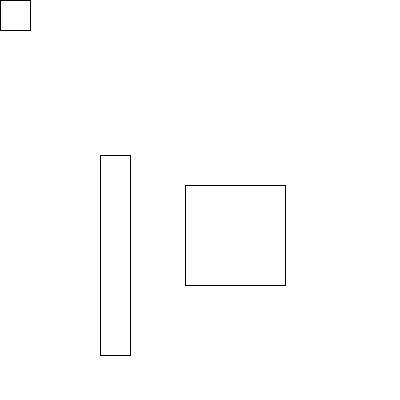
Frame 1 (no input)
Frame 60 (the mouse pressed at the canvas centre just before this capture): identical to frame 1, image omitted
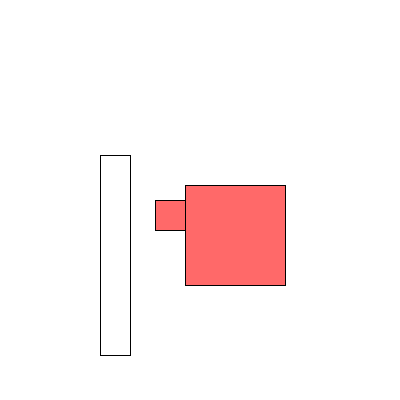
Frame 120 (the mouse held since frame 60 and released just before this capture)

The Processing sketch that drew these frames (run headless with seeded random() and noise(); from frame 60 on, the mouse is pressed at the canvas centre):

// Processing sketch: SimpleBoxCollision
// ── SimpleBoxCollision.pde
//Jonathan Seguin, 2014
BoxCollider b1;
BoxCollider b2;
BoxCollider b3;
BoxCollider[] boxes;

void setup() {
    size(400, 400);
    b1 = new BoxCollider(10, 10, 30, 30);
    b2 = new BoxCollider(width/2 - 15, height/2 - 15, 100, 100);
    b3 = new BoxCollider(width/4, height/2-45, 30, 200);
    boxes = new BoxCollider[] {b2, b3};
    noCursor();
}

void draw() {
    background(255);
    
    //BoxCollider b1 moves with mouse    
    b1.setPosition(mouseX, mouseY);
    
    for (BoxCollider box : boxes) {
        if (b1.handleCollision(box)) {
            fill(255, 0 , 0, 150);
        } else {
            fill(0, 0);
        }
        
        rect(box.x, box.y, box.w, box.h);
        rect(b1.x, b1.y, b1.w, b1.h);
    }
}

// ── BoxCollider.pde
//Jonathan Seguin, 2014
class BoxCollider {

    private float x, y, xRangeMin, xRangeMax, yRangeMin, yRangeMax;
    private int w, h;
    private boolean rightLock, leftLock, upLock, downLock;
    private PVector correctionVector, b1_CentrePoint, b2_CentrePoint, centrePointDifference;

    BoxCollider (int x, int y, int w, int h) {

        this.x = x;
        this.y = y;
        this.w = w;
        this.h = h;

        xRangeMin = 0; //Float.NEGATIVE_INFINITY;
        xRangeMax = width; //Float.POSITIVE_INFINITY;
        yRangeMax = height; //Float.POSITIVE_INFINITY;
        yRangeMin = 0; //Float.NEGATIVE_INFINITY;

        correctionVector = new PVector();
        b1_CentrePoint = new PVector();
        b2_CentrePoint = new PVector();
        centrePointDifference = new PVector();
    }


    void setRange(float xMin, float xMax, float yMin, float yMax) {
        xRangeMin = xMin;
        xRangeMax = xMax;
        yRangeMin = yMin;
        yRangeMax = yMax;
    }


    float getX () {
        return x;
    }


    float getY () {
        return y;
    }


    PVector getPosition () {
        return new PVector(x, y);
    }


    void setX(float x) {
        float minRange = xRangeMin, maxRange = xRangeMax;

        if (rightLock) { 
            maxRange = this.x;

            rightLock = false;
        }

        if (leftLock) {
            minRange = this.x;
            leftLock = false;
        }

        this.x = constrain(x, minRange, maxRange);
    }


    void setY(float y) {
        float minRange = yRangeMin, maxRange = yRangeMax;

        if (upLock) {
            minRange = this.y;
            upLock = false;
        }

        if (downLock) {
            maxRange = this.y;
            downLock = false;
        }

        this.y = constrain(y, minRange, maxRange);
    }


    void setPosition(float x, float y) {
        setX(x);
        setY(y);
    }

    void clearLocks() {
        rightLock = false; 
        downLock = false;
        upLock = false;
        leftLock = false;
    }

    boolean isCollidingWith (BoxCollider b2) {
        if (isCollidingWith(this, b2)) {
            return true;
        } 
        return false;
    }

    boolean isCollidingWith (BoxCollider b1, BoxCollider b2) {
        if (b2.x - (b1.x+ b1.w) <= 0 && (b2.x + b2.w) - b1.x >=0) {

            if (b2.y - (b1.y+b1.h) <= 0 && (b2.y + b2.h) - b1.y >=0) {
                return true;
            }
        }

        return false;
    }


    boolean handleCollision(BoxCollider otherBox) {
        return handleCollision(this, otherBox);
    }

    boolean handleCollision (BoxCollider b1, BoxCollider b2) {
        boolean xTouching = false;
        boolean yTouching = false;
        boolean topTouching = false, 
        bottomTouching = false, 
        rightTouching = false, 
        leftTouching  = false;

        if (b2.x - (b1.x+ b1.w) <= 0 && (b2.x + b2.w) - b1.x >= 0) {
            if (b2.y - (b1.y+b1.h) <= 0 && (b2.y + b2.h) - b1.y >= 0) {
                //Y inside contact range

                //x inside contact range
                if (b2.x - (b1.x + b1.w) == 0) {
                    //b1 right touching b2 left
                    xTouching = true;
                    rightTouching = true;
                } else if ((b2.x+b2.w) - b1.x == 0) {
                    //b1 left touching b2 right
                    xTouching = true;
                    leftTouching = true;
                }

                //Y Cases
                if (b2.y - (b1.y+b1.h) == 0) {
                    //b1 bottom touching b2 top
                    yTouching = true;
                    bottomTouching = true;
                } else if ((b2.y + b2.h) - b1.y == 0) {
                    //b1 top touching b2 bottom
                    yTouching = true;
                    topTouching = true;
                }
                
                //If this object is penetrating, resolve
                if (!yTouching && !xTouching) {
                    resolveCollision(b2);
                }
                //If this object is touching, lock respective direction
                else if (!(yTouching && xTouching)) {
                    if (topTouching) {
                        upLock = true;
                    } else if (bottomTouching) {
                        downLock = true;
                    }

                    if (rightTouching) {
                        rightLock = true;
                    } else if (leftTouching) {
                        leftLock = true;
                    }
                }

                return true;
            }
        }
        return false;
    }

    void resolveCollision (BoxCollider b2) {
        resolveCollision(this, b2);
    }

    void resolveCollision (BoxCollider b1, BoxCollider b2) {
        b1_CentrePoint.set(b1.x + b1.w/2, b1.y + b1.h/2);
        b2_CentrePoint.set(b2.x + b2.w/2, b2.y + b2.h/2);
        centrePointDifference = PVector.sub(b2_CentrePoint, b1_CentrePoint);

        //Check X overlap
        if (centrePointDifference.x > 0) {
            correctionVector.x = -((b1.w/2 + b2.w/2) - centrePointDifference.x);
        } else if (centrePointDifference.x < 0 ) {
            correctionVector.x = ((b1.w/2 + b2.w/2) + centrePointDifference.x);
        }

        //Check Y Overlap
        if (centrePointDifference.y > 0) {
            correctionVector.y = -((b1.h/2 + b2.h/2) - centrePointDifference.y);
        } else if (centrePointDifference.y < 0) {
            correctionVector.y = ((b1.h/2 + b2.h/2) + centrePointDifference.y);
        }

        //Correct Positioning by moving the shortest distance
        if (abs(correctionVector.y) < abs(correctionVector.x)) {
            b1.y += correctionVector.y;

            if (correctionVector.y > 0) {
                upLock = true;
            } else if ( correctionVector.y < 0) {
                downLock = true;
            }
        } else {
            b1.x += correctionVector.x;
            if (correctionVector.x > 0 ) {
                leftLock = true;
            } else if (correctionVector.x < 0) {
                rightLock = true;
            }
        }
    }
}
